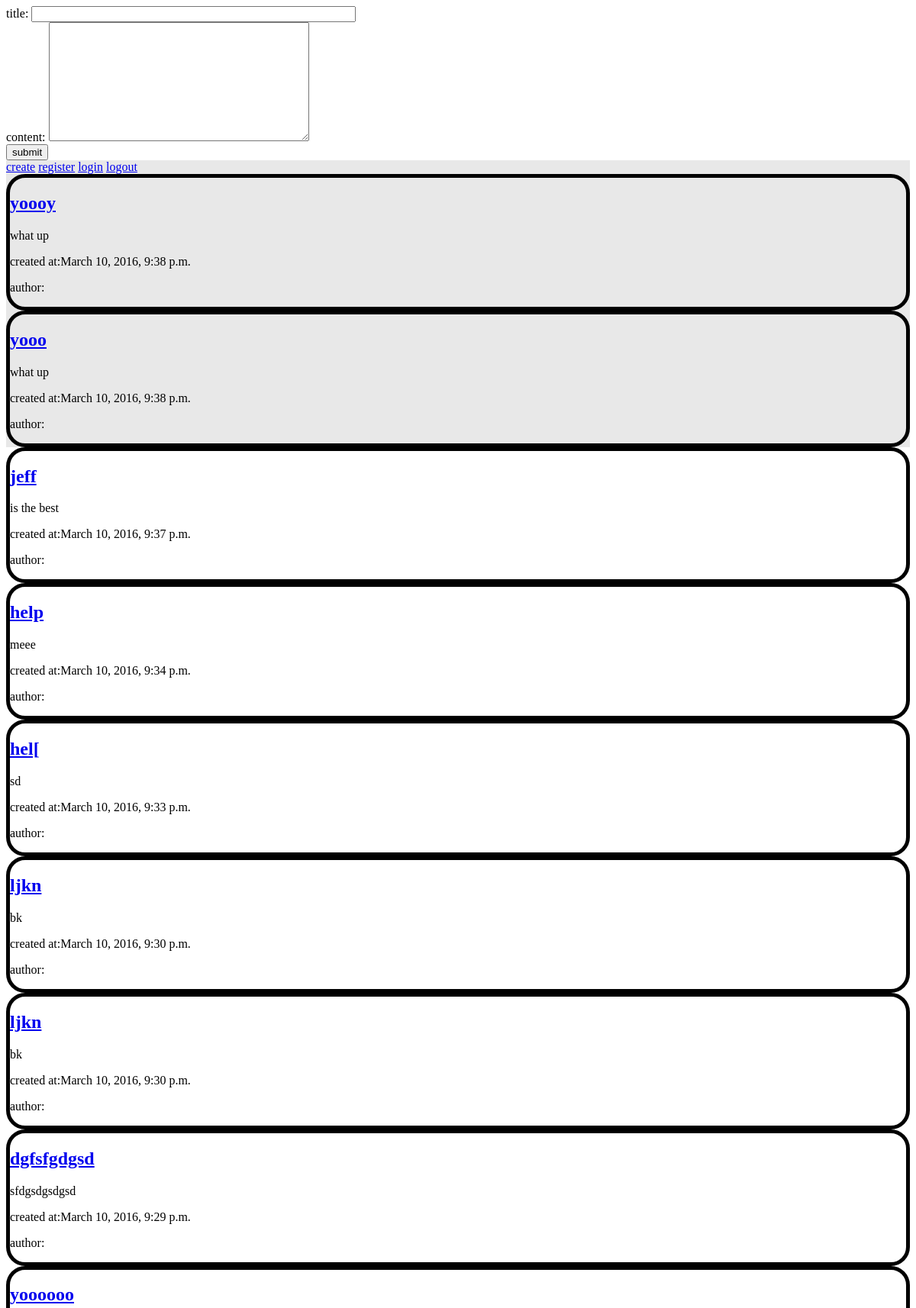
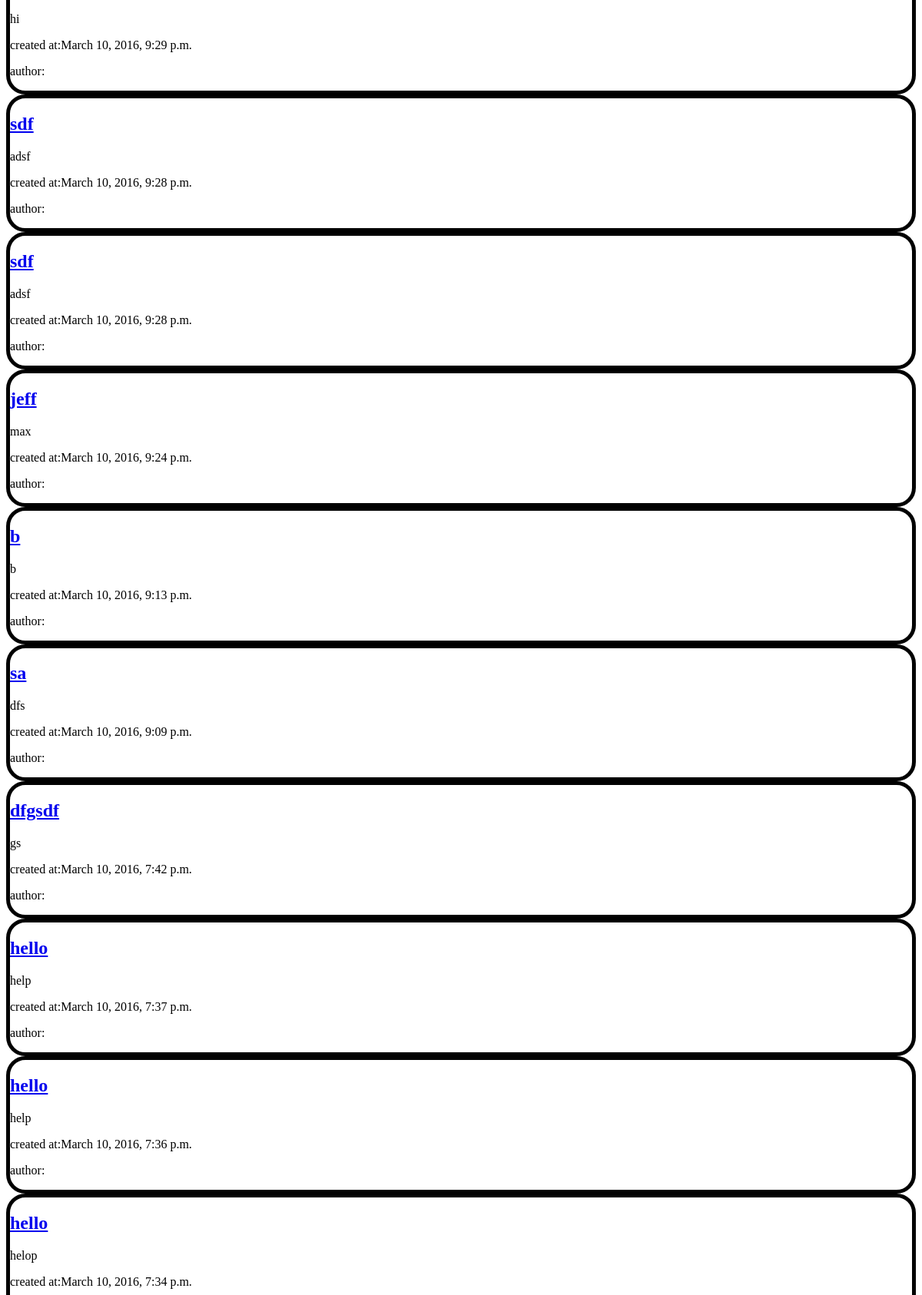
The page / (upper part) on the database its author committed (2 pictures, top to bottom).
### Hackers/models.py (models this page shows, shortened)
class Posts(models.Model):
	title = models.CharField(max_length=60)
	content = models.TextField()
	created_at = models.DateTimeField(auto_now=True,auto_now_add=False)
	updated_at = models.DateTimeField(auto_now=True,auto_now_add=False)
	slug = models.SlugField(max_length=60)
	user = models.ForeignKey(User, null=True)

### Hackers/views.py (the view)
# urls.py: url(r'^$', views.Index.as_view(),name="index"),
class Index(View):
	template = "index.html"
	def get(self,request):
		posts = Posts.objects.all().order_by('-created_at')
		context= {
			"posts": posts
		}
		return render(request,self.template,context)

### Hackers/templates/index.html (shortened to what this page needs)
{% extends "base.html" %}
{% block content %}
<div class="createform">
		<form id="createform" method="post" action="{% url 'home:create' %}">
            title: <input type="text" name="title" value="" id="title" size="50" />
            <br />
            content: <textarea cols="40" id="content" value="" name="content" rows="10" ></textarea>
            <br />
            <input id="creatsubmit" type="submit" value="submit" />
        </form>
</div>
<div class = "container small-6 large-4 columns">
	<a id= "nav" href="{% url 'home:create'%}"> create</a>
		<a id= "nav" id="registerbutton" href="{% url 'home:register'%}"> register</a>
		<a id= "nav" href="{% url 'home:login'%}"> login</a>
		<a id= "nav" href="{% url 'home:logout'%}"> logout</a>
<div id ="allposts">
	{% for post in posts %}
	<div class = "row">
		<div class= "small-6 large-4 columns">
			<h2 class = "title"><a href="{% url 'home:edit' slug=post.slug %}">{{post.title}}</h2></a>
				<p>{{post.content}}</p>
				<p>created at:{{post.created_at}}</p>
				<p>author: {{user.username}}</p>
		</div>
	</div>
</div>
	{% endfor %}
{% endblock %}

### Hackers/templates/base.html (shortened to what this page needs)
{% load staticfiles %}
<!DOCTYPE html>
<html lang="en">
<head>
	<link rel="stylesheet" href="https://cdnjs.cloudflare.com/ajax/libs/foundation/5.5.2/css/foundation.css" />
</head>
<body>
	{% block content%}
	{% endblock%}
<link rel="stylesheet" type="text/css" href="static/main.css">
</body>
</html>

### Hackers/static/main.css (style rules this page uses)
.row { border:solid black 5px; border-radius: 25px }
.container { background-color: #E8E8E8 ; }

### rows shown on the page
Posts: title "yoooy", content "what up", created_at "March 10, 2016, 9:38 p.m."
Posts: title "yooo", content "what up", created_at "March 10, 2016, 9:38 p.m."
Posts: title "jeff", content "is the best", created_at "March 10, 2016, 9:37 p.m."
Posts: title "help", content "meee", created_at "March 10, 2016, 9:34 p.m."
Posts: title "hel[", content "sd", created_at "March 10, 2016, 9:33 p.m."
Posts: title "ljkn", content "bk", created_at "March 10, 2016, 9:30 p.m."
Posts: title "ljkn", content "bk", created_at "March 10, 2016, 9:30 p.m."
Posts: title "dgfsfgdgsd", content "sfdgsdgsdgsd", created_at "March 10, 2016, 9:29 p.m."
Posts: title "yoooooo", content "hi", created_at "March 10, 2016, 9:29 p.m."
Posts: title "sdf", content "adsf", created_at "March 10, 2016, 9:28 p.m."
Posts: title "sdf", content "adsf", created_at "March 10, 2016, 9:28 p.m."
Posts: title "jeff", content "max", created_at "March 10, 2016, 9:24 p.m."
Posts: title "b", content "b", created_at "March 10, 2016, 9:13 p.m."
Posts: title "sa", content "dfs", created_at "March 10, 2016, 9:09 p.m."
Posts: title "dfgsdf", content "gs", created_at "March 10, 2016, 7:42 p.m."
Posts: title "hello", content "help", created_at "March 10, 2016, 7:37 p.m."
Posts: title "hello", content "help", created_at "March 10, 2016, 7:36 p.m."
Posts: title "hello", content "helop", created_at "March 10, 2016, 7:34 p.m."
